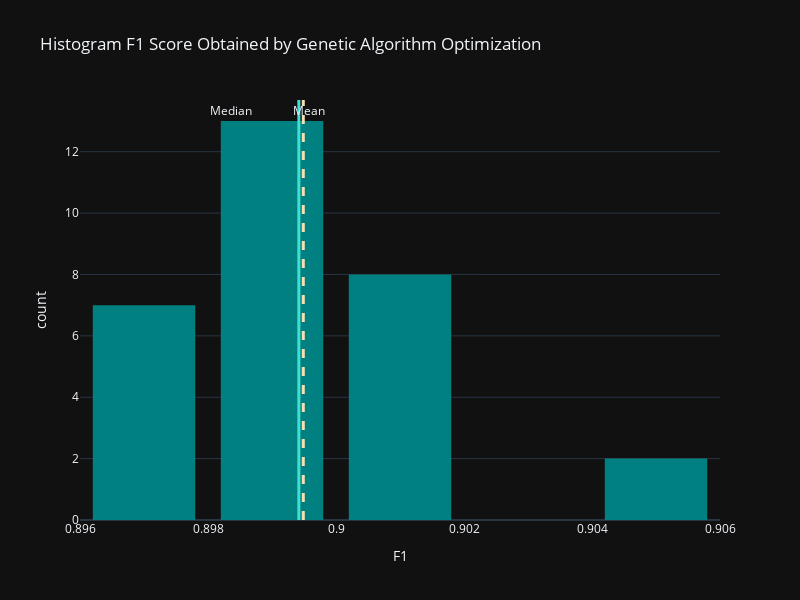

Write notebook code for a chart like this one.
### Code cell
fig = px.histogram(heart_ga, x='F1', nbins=8, labels={'x':'F1 Score', 'y':'count'},color_discrete_sequence=['teal'],
                   title="Histogram F1 Score Obtained by Genetic Algorithm Optimization")
mean = heart_ga['F1'].mean()
median = heart_ga['F1'].median()
fig.update_layout(bargap=0.2, width=800, height=600)
fig.update_layout(template = 'plotly_dark')
fig.add_vline(x=mean, line_width=3, line_dash="solid", line_color='turquoise', annotation_text='Mean', annotation_x=0.8993)
#fig.add_scatter(x = heart_ga['F1'], y=heart_ga['F1'], mode='lines')
#['solid', 'dot', 'dash', 'longdash', 'dashdot', 'longdashdot']
'''
sandybrown, seagreen, seashell, sienna, silver,
            skyblue, slateblue, slategray, slategrey, snow,
            springgreen, steelblue, tan, teal, thistle, tomato,
            turquoise, violet, wheat, white, whitesmoke,
            yellow, yellowgreen
'''
fig.add_vline(x=median, line_width=3, line_dash="dash", line_color="wheat",annotation_text='Median', annotation_x=0.898)
fig.show()

### Figure 1 — Plotly figure (JSON) as saved in the notebook; plotly's stock layout.template omitted (floating-point values rounded to 4 significant figures)
{"data": [{"alignmentgroup": "True", "bingroup": "x", "hovertemplate": "F1=%{x}<br>count=%{y}<extra></extra>", "legendgroup": "", "marker": {"color": "teal", "pattern": {"shape": ""}}, "name": "", "nbinsx": 8, "offsetgroup": "", "orientation": "v", "showlegend": false, "type": "histogram", "x": [0.8996, 0.9047, 0.8986, 0.9004, 0.8978, 0.9007, 0.8962, 0.8997, 0.8965, 0.9004, 0.8975, 0.9008, 0.8965, 0.8988, 0.8999, 0.8968, 0.8998, 0.9016, 0.8986, 0.8994, 0.9, 0.8994, 0.8981, 0.8982, 0.9011, 0.9004, 0.8991, 0.898, 0.9044, 0.8998], "xaxis": "x", "yaxis": "y"}], "layout": {"annotations": [{"showarrow": false, "text": "Mean", "x": 0.8993, "xanchor": "left", "xref": "x", "y": 1, "yanchor": "top", "yref": "y domain"}, {"showarrow": false, "text": "Median", "x": 0.898, "xanchor": "left", "xref": "x", "y": 1, "yanchor": "top", "yref": "y domain"}], "bargap": 0.2, "barmode": "relative", "height": 600, "legend": {"tracegroupgap": 0}, "shapes": [{"line": {"color": "turquoise", "dash": "solid", "width": 3}, "type": "line", "x0": 0.8994, "x1": 0.8994, "xref": "x", "y0": 0, "y1": 1, "yref": "y domain"}, {"line": {"color": "wheat", "dash": "dash", "width": 3}, "type": "line", "x0": 0.8995, "x1": 0.8995, "xref": "x", "y0": 0, "y1": 1, "yref": "y domain"}], "title": {"text": "Histogram F1 Score Obtained by Genetic Algorithm Optimization"}, "width": 800, "xaxis": {"anchor": "y", "domain": [0, 1], "title": {"text": "F1"}}, "yaxis": {"anchor": "x", "domain": [0, 1], "title": {"text": "count"}}}}
